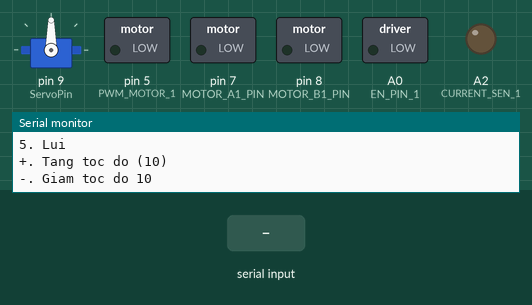
This sketch was run on a simulated Arduino Uno, built with avr-gcc and run on an emulated ATmega328P. Parts: servo, switched loads named in the sketch (green lamp = pin HIGH), output pins drawn as LEDs (lit = HIGH), the last lines printed to the serial monitor. The inputs (shaded band) are chosen by the test bench.

Above: at 1.2 s.
1.3 s: "0" received over Serial
At 2.0 s:
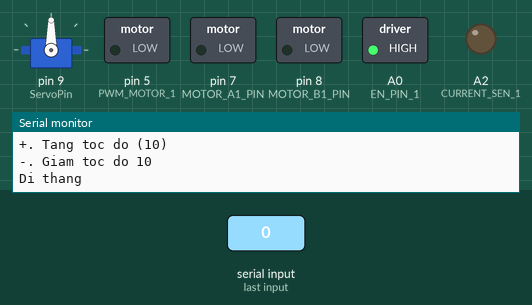
2.8 s: "1" received over Serial
At 3.2 s:
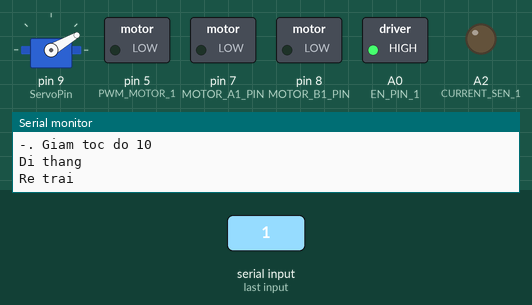
4.3 s: "2" received over Serial
At 5.5 s:
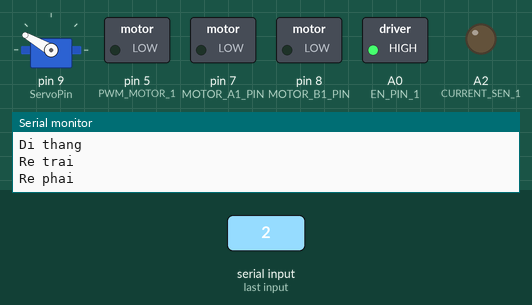
5.8 s: "4" received over Serial
At 6.6 s:
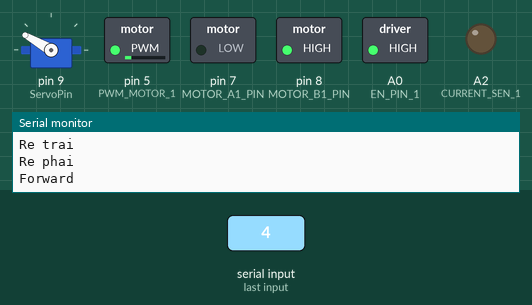
7.3 s: "5" received over Serial
At 7.8 s:
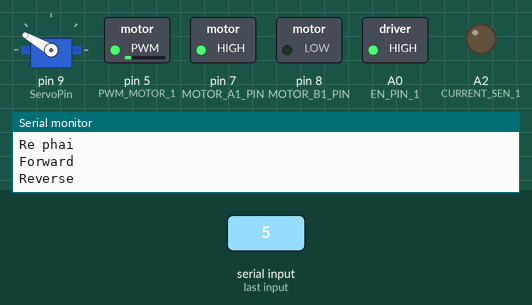
8.8 s: "0" received over Serial
At 10.1 s:
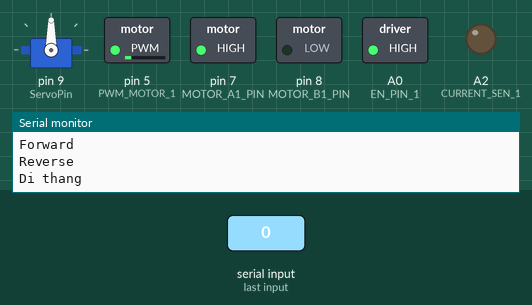
Timing chart, 0 to 11.3 s (numbered marks = the images above; inputs shaded):
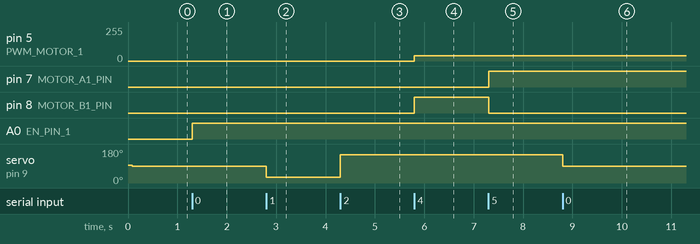

The sketch:

VNH2SP30_Monster_Motor_Sheild.ino
```cpp
#include <Servo.h>
Servo myservo;

#define BRAKE 0
#define CW    1
#define CCW   2
#define CS_THRESHOLD 15   // Definition of safety current (Check: "1.3 Monster Shield Example").

//MOTOR 1
#define MOTOR_A1_PIN 7
#define MOTOR_B1_PIN 8

#define PWM_MOTOR_1 5

#define CURRENT_SEN_1 A2

#define EN_PIN_1 A0

#define MOTOR_1 0

short usSpeed = 40;  //default motor speed
unsigned short usMotor_Status = BRAKE;

//Servo

#define ServoPin 9

void setup()
{
  pinMode(MOTOR_A1_PIN, OUTPUT);
  pinMode(MOTOR_B1_PIN, OUTPUT);

  pinMode(PWM_MOTOR_1, OUTPUT);

  pinMode(CURRENT_SEN_1, OUTPUT);

  pinMode(EN_PIN_1, OUTPUT);

  myservo.write(1500);

  myservo.attach(ServoPin);

  Serial.begin(9600);              // Initiates the serial to do the monitoring
  Serial.println("Begin motor control");
  Serial.println(); //Print function list for user selection
  Serial.println("Nhap su lua chon:");
  Serial.println("0. Di thang");
  Serial.println("1. Re trai");
  Serial.println("2. Re phai");
  Serial.println("3. Dung");
  Serial.println("4. Tien");
  Serial.println("5. Lui");
  Serial.println("+. Tang toc do (10)");
  Serial.println("-. Giam toc do 10");
  Serial.println();
  myservo.write(90);
}

void loop()
{
  char user_input;
  while(Serial.available())
  {
    user_input = Serial.read(); //Read user input and trigger appropriate function
    digitalWrite(EN_PIN_1, HIGH);

    if (user_input =='0')
    {
      GoHead();
    }
    else if (user_input =='1')
    {
       TurnLeft();
    }
    else if (user_input =='2')
    {
       TurnRight();
    }
    else if (user_input =='3')
    {
       Stop();
    }
    else if(user_input =='4')
    {
      Forward();
    }
    else if(user_input =='5')
    {
      Reverse();
    }
    else if(user_input =='+')
    {
      IncreaseSpeed();
    }
    else if(user_input =='-')
    {
      DecreaseSpeed();
    }
    else
    {
      Serial.println("Invalid option entered.");
    }
  }
}

void GoHead()
{
  Serial.println("Di thang");
  myservo.write(90);
}
void TurnLeft()
{
  Serial.println("Re trai");
  myservo.write(30);
}

void TurnRight()
{
  Serial.println("Re phai");
  myservo.write(150);
}

void Stop()
{
  Serial.println("Stop");
  usMotor_Status = BRAKE;
  motorGo(MOTOR_1, usMotor_Status, 0);
}

void Forward()
{
  Serial.println("Forward");
  usMotor_Status = CW;
  motorGo(MOTOR_1, usMotor_Status, usSpeed);
}

void Reverse()
{
  Serial.println("Reverse");
  usMotor_Status = CCW;
  motorGo(MOTOR_1, usMotor_Status, usSpeed);
}

void IncreaseSpeed()
{
  usSpeed = usSpeed + 10;
  if(usSpeed > 255)
  {
    usSpeed = 255;
  }

  Serial.print("Speed +: ");
  Serial.println(usSpeed);

  motorGo(MOTOR_1, usMotor_Status, usSpeed);
}

void DecreaseSpeed()
{
  usSpeed = usSpeed - 10;
  if(usSpeed < 0)
  {
    usSpeed = 0;
  }

  Serial.print("Speed -: ");
  Serial.println(usSpeed);

  motorGo(MOTOR_1, usMotor_Status, usSpeed);
}

void motorGo(uint8_t motor, uint8_t direct, uint8_t pwm)
//Function that controls the variables: motor(0 ou 1), direction (cw ou ccw) e pwm (entra 0 e 255);
{
  if(motor == MOTOR_1)
  {
    if(direct == CW)
    {
      digitalWrite(MOTOR_A1_PIN, LOW);
      digitalWrite(MOTOR_B1_PIN, HIGH);
    }
    else if(direct == CCW)
    {
      digitalWrite(MOTOR_A1_PIN, HIGH);
      digitalWrite(MOTOR_B1_PIN, LOW);
    }
    else
    {
      digitalWrite(MOTOR_A1_PIN, LOW);
      digitalWrite(MOTOR_B1_PIN, LOW);
    }

    analogWrite(PWM_MOTOR_1, pwm);
  }
}
```

Measured:
- after the input at 1.3 s, A0 (EN_PIN_1): LOW → HIGH at once
- after the input at 2.8 s, servo on pin 9 (ServoPin): 90° → 30° at once
- after the input at 4.3 s, servo on pin 9 (ServoPin): 30° → 150° at once
- after the input at 5.8 s, pin 5 (PWM_MOTOR_1): 0/255 → 40/255 at once; pin 8 (MOTOR_B1_PIN): LOW → HIGH at once
- after the input at 7.3 s, pin 7 (MOTOR_A1_PIN): LOW → HIGH at once; pin 8 (MOTOR_B1_PIN): HIGH → LOW at once
- after the input at 8.8 s, servo on pin 9 (ServoPin): 150° → 90° at once
